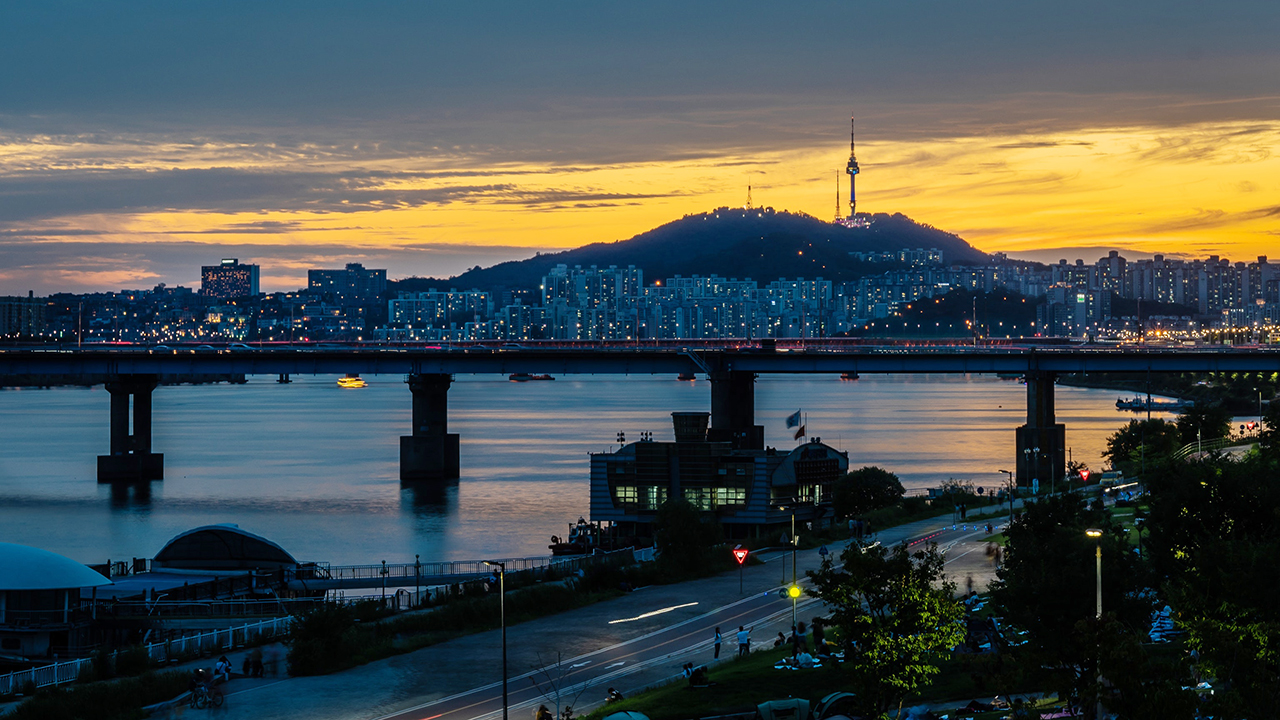
#> input picture cv5/korea.jpg, 1280 x 720 px
$ jupyter execute ARPlayer.ipynb
#> lines starting #> are read from the running program, lines starting #| are printed output that depends on the picture
[cell 1]
import sys
import numpy as np
import cv2


# 기준 영상 불러오기
src = cv2.imread('korea.jpg', cv2.IMREAD_GRAYSCALE)
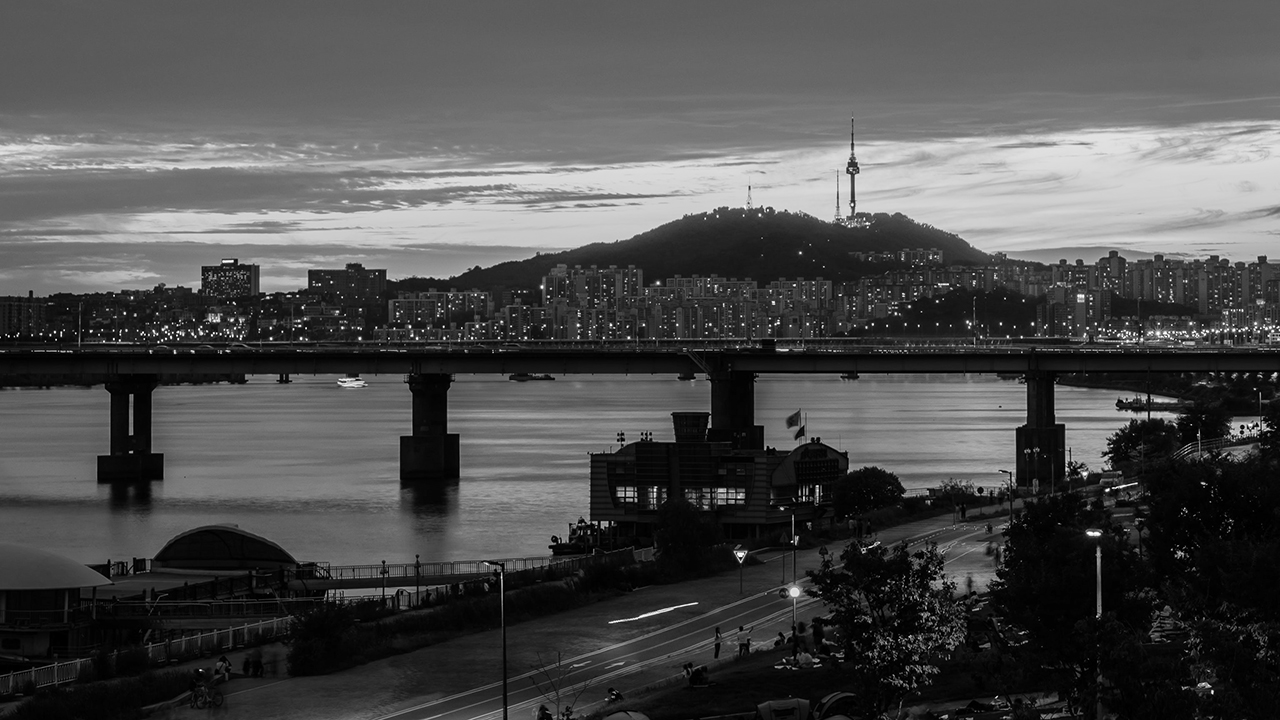
#> src: shape (720, 1280); min 0, max 255, mean 77.7

if src is None:
    print('Image load failed!')
    sys.exit()

[cell 2]
# 카메라 장치 열기
cap1 = cv2.VideoCapture(0)

if not cap1.isOpened():
    print('Camera open failed!')
    sys.exit()

# 필요할 경우 카메라 해상도 변경
#cap1.set(cv2.CAP_PROP_FRAME_WIDTH, 800)
#cap1.set(cv2.CAP_PROP_FRAME_HEIGHT, 600)

[cell 3]
# 카메라 프레임 화면에 출력할 동영상 파일 열기
cap2 = cv2.VideoCapture('korea.mp4')

if not cap2.isOpened():
    print('Video load failed!')
    sys.exit()

[cell 4]
# AKAZE 특징점 알고리즘 객체 생성
detector = cv2.AKAZE_create()

[cell 5]
# 기준 영상에서 특징점 검출 및 기술자 생성
kp1, desc1 = detector.detectAndCompute(src, None)
#> kp1 = 2127 keypoints; strongest (x, y, size): (740, 554, 8.1), (1093, 533, 8.1), (794, 591, 8.1), (1080, 297, 8.1)

[cell 6]
# 해밍 거리를 사용하는 매칭 객체 생성
matcher = cv2.BFMatcher_create(cv2.NORM_HAMMING)

[cell 7]
while True:
    ret1, frame1 = cap1.read()
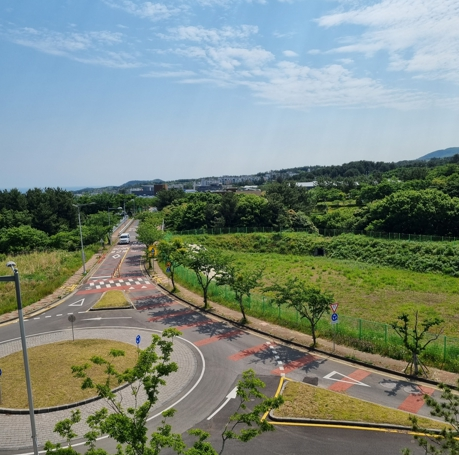
#> input picture cv5/img1.jpg, 459 x 455 px, given in place of the camera
#> frame1 is the input picture: shape (455, 459, 3); mean B, G, R 126.6, 137.2, 123.9

    if not ret1:
        break

    # 매 프레임마다 특징점 검출 및 기술자 생성
    gray = cv2.cvtColor(frame1, cv2.COLOR_BGR2GRAY)
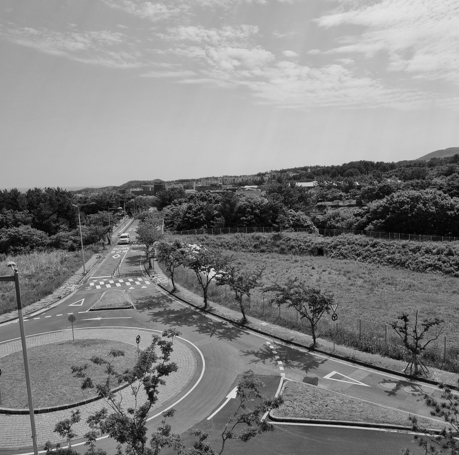
#> gray: shape (455, 459); min 2, max 233, mean 132
    kp2, desc2 = detector.detectAndCompute(gray, None)
#> kp2 = 697 keypoints; strongest (x, y, size): (163, 370, 8.1), (232, 394, 8.1), (167, 348, 8.1), (162, 370, 5.7)

    # 특징점이 100개 이상 검출될 경우 매칭 수행
    if len(kp2) > 100:
        matches = matcher.match(desc1, desc2)
#> matches = 2127 matches

        # 좋은 매칭 선별
        matches = sorted(matches, key=lambda x: x.distance)
        good_matches = matches[:80]
#> good_matches = 80 matches

        pts1 = np.array([kp1[m.queryIdx].pt for m in good_matches]).reshape(-1, 1, 2).astype(np.float32)
#> pts1 = 80 rows, first 8: [636.1, 236.8], [74.95, 292.3], [624.2, 449.9], [981.7, 581.2], [103.4, 291.1], [893, 478.7], [1133, 248.5], [557.6, 376.9]
        pts2 = np.array([kp2[m.trainIdx].pt for m in good_matches]).reshape(-1, 1, 2).astype(np.float32)
#> pts2 = 80 rows, first 8: [181, 180.6], [67, 186.4], [335.3, 160.8], [128.7, 220.7], [67, 186.4], [58.28, 192.4], [165.8, 178], [282.1, 180.8]

        # 호모그래피 계산
        H, inliers = cv2.findHomography(pts1, pts2, cv2.RANSAC)
#> H = [[0.000565, -0.223, 54.57], [-0.00344, -0.76, 193.2], [-8.97e-06, -0.00396, 1]]; inliers = 80 values, max 1 at index 1, min 0 at index 0, mean 0.188

        inlier_cnt = cv2.countNonZero(inliers)
#> inlier_cnt = 15

        # RANSAC 방법에서 정상적으로 매칭된 것의 개수가 20개 이상이면
        if inlier_cnt > 20:
            ret2, frame2 = cap2.read()

            if not ret2:
                break

            h, w = frame1.shape[:2]

            # 비디오 프레임을 투시 변환
            video_warp = cv2.warpPerspective(frame2, H, (w, h))

            white = np.full(frame2.shape[:2], 255, np.uint8)
            white = cv2.warpPerspective(white, H, (w, h))

            # 비디오 프레임을 카메라 프레임에 합성
            cv2.copyTo(video_warp, white, frame1)

    cv2.imshow('frame', frame1)
    if cv2.waitKey(1) == 27:
#> (key Esc is pressed here)
        break

cap1.release()
cap2.release()
cv2.destroyAllWindows()
